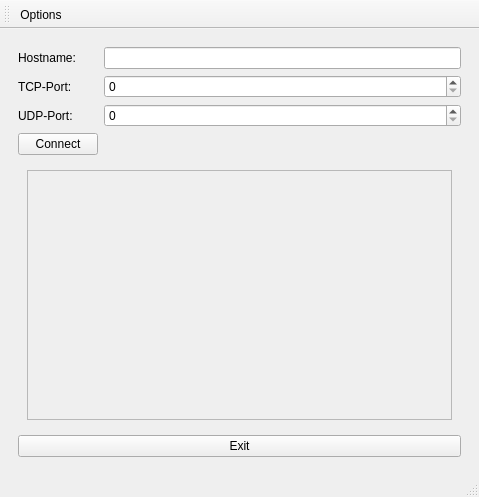
<?xml version="1.0" encoding="UTF-8"?>
<ui version="4.0">
 <class>MainWindow</class>
 <widget class="QMainWindow" name="MainWindow">
  <property name="geometry">
   <rect>
    <x>0</x>
    <y>0</y>
    <width>479</width>
    <height>497</height>
   </rect>
  </property>
  <property name="minimumSize">
   <size>
    <width>479</width>
    <height>402</height>
   </size>
  </property>
  <property name="maximumSize">
   <size>
    <width>479</width>
    <height>99999</height>
   </size>
  </property>
  <property name="windowTitle">
   <string>COVISE Daemon</string>
  </property>
  <property name="toolTip">
   <string/>
  </property>
  <property name="styleSheet">
   <string notr="true"/>
  </property>
  <widget class="QWidget" name="centralwidget">
   <property name="accessibleName">
    <string>COVISE Daemon</string>
   </property>
   <layout class="QHBoxLayout" name="horizontalLayout">
    <item>
     <widget class="QStackedWidget" name="MenuStackedWidget">
      <property name="currentIndex">
       <number>0</number>
      </property>
      <widget class="QWidget" name="page">
       <layout class="QVBoxLayout" name="verticalLayout">
        <item>
         <layout class="QFormLayout" name="formLayout">
          <item row="0" column="0">
           <widget class="QLabel" name="label_3">
            <property name="toolTip">
             <string>&lt;html&gt;&lt;head/&gt;&lt;body&gt;&lt;p&gt;IP-address of the VRB server.&lt;/p&gt;&lt;/body&gt;&lt;/html&gt;</string>
            </property>
            <property name="text">
             <string>Hostname:</string>
            </property>
           </widget>
          </item>
          <item row="1" column="0">
           <widget class="QLabel" name="label_4">
            <property name="toolTip">
             <string>&lt;html&gt;&lt;head/&gt;&lt;body&gt;&lt;p&gt;TCP-port of the VRB server.&lt;/p&gt;&lt;/body&gt;&lt;/html&gt;</string>
            </property>
            <property name="text">
             <string>TCP-Port:</string>
            </property>
           </widget>
          </item>
          <item row="0" column="1">
           <widget class="QLineEdit" name="hostIpf"/>
          </item>
          <item row="3" column="0">
           <widget class="QPushButton" name="connectBtn">
            <property name="toolTip">
             <string>&lt;html&gt;&lt;head/&gt;&lt;body&gt;&lt;p&gt;Send a connection request to the configured VRB server.&lt;/p&gt;&lt;/body&gt;&lt;/html&gt;</string>
            </property>
            <property name="text">
             <string>Connect</string>
            </property>
           </widget>
          </item>
          <item row="3" column="1">
           <widget class="QLabel" name="conncetedLabel">
            <property name="styleSheet">
             <string notr="true">image: url(:/images/redCircle.png);</string>
            </property>
            <property name="text">
             <string/>
            </property>
           </widget>
          </item>
          <item row="2" column="0">
           <widget class="QLabel" name="label_5">
            <property name="toolTip">
             <string>&lt;html&gt;&lt;head/&gt;&lt;body&gt;&lt;p&gt;UDP-Port of the VRB server (optional).&lt;/p&gt;&lt;/body&gt;&lt;/html&gt;</string>
            </property>
            <property name="text">
             <string>UDP-Port:</string>
            </property>
           </widget>
          </item>
          <item row="1" column="1">
           <widget class="QSpinBox" name="tcpInput">
            <property name="maximum">
             <number>65535</number>
            </property>
           </widget>
          </item>
          <item row="2" column="1">
           <widget class="QSpinBox" name="udpInput">
            <property name="maximum">
             <number>65535</number>
            </property>
           </widget>
          </item>
         </layout>
        </item>
        <item>
         <widget class="QStackedWidget" name="InfoStackedWidget">
          <property name="currentIndex">
           <number>0</number>
          </property>
          <widget class="QWidget" name="page_3">
           <layout class="QHBoxLayout" name="horizontalLayout_4">
            <item>
             <layout class="QVBoxLayout" name="verticalLayout_5">
              <item>
               <layout class="QHBoxLayout" name="horizontalLayout_5"/>
              </item>
              <item>
               <layout class="QHBoxLayout" name="horizontalLayout_6">
                <item>
                 <widget class="QScrollArea" name="clientsScrollArea">
                  <property name="widgetResizable">
                   <bool>true</bool>
                  </property>
                  <widget class="QWidget" name="scrollAreaWidgetContents">
                   <property name="geometry">
                    <rect>
                     <x>0</x>
                     <y>0</y>
                     <width>419</width>
                     <height>209</height>
                    </rect>
                   </property>
                  </widget>
                 </widget>
                </item>
               </layout>
              </item>
             </layout>
            </item>
           </layout>
          </widget>
          <widget class="QWidget" name="page_4">
           <widget class="QProgressBar" name="progressBar">
            <property name="enabled">
             <bool>true</bool>
            </property>
            <property name="geometry">
             <rect>
              <x>10</x>
              <y>20</y>
              <width>421</width>
              <height>23</height>
             </rect>
            </property>
            <property name="value">
             <number>24</number>
            </property>
           </widget>
          </widget>
         </widget>
        </item>
        <item>
         <widget class="QPushButton" name="exitBtn">
          <property name="toolTip">
           <string>&lt;html&gt;&lt;head/&gt;&lt;body&gt;&lt;p&gt;Terminate the COVISE Daemon (also from running in background).&lt;/p&gt;&lt;/body&gt;&lt;/html&gt;</string>
          </property>
          <property name="text">
           <string>Exit</string>
          </property>
         </widget>
        </item>
       </layout>
      </widget>
      <widget class="QWidget" name="page_2">
       <layout class="QHBoxLayout" name="horizontalLayout_2">
        <item>
         <layout class="QVBoxLayout" name="verticalLayout_6">
          <item>
           <layout class="QVBoxLayout" name="verticalLayout_10">
            <item>
             <layout class="QFormLayout" name="formLayout_3">
              <item row="0" column="0">
               <widget class="QLabel" name="timeoutLabel">
                <property name="text">
                 <string>Timeout:</string>
                </property>
               </widget>
              </item>
              <item row="1" column="0">
               <widget class="QLabel" name="label_2">
                <property name="text">
                 <string>Autostart:</string>
                </property>
               </widget>
              </item>
              <item row="2" column="0">
               <widget class="QLabel" name="label_6">
                <property name="text">
                 <string>Autoconnect</string>
                </property>
               </widget>
              </item>
              <item row="3" column="0">
               <widget class="QLabel" name="label_7">
                <property name="text">
                 <string>Run in background</string>
                </property>
               </widget>
              </item>
              <item row="4" column="0">
               <widget class="QLabel" name="label_8">
                <property name="text">
                 <string>Start minimized</string>
                </property>
               </widget>
              </item>
              <item row="5" column="0">
               <widget class="QLabel" name="label_9">
                <property name="text">
                 <string>Args</string>
                </property>
               </widget>
              </item>
              <item row="0" column="1">
               <widget class="QSlider" name="timeoutSlider">
                <property name="orientation">
                 <enum>Qt::Horizontal</enum>
                </property>
               </widget>
              </item>
              <item row="1" column="1">
               <widget class="QCheckBox" name="autostartCheckBox">
                <property name="text">
                 <string/>
                </property>
               </widget>
              </item>
              <item row="2" column="1">
               <widget class="QCheckBox" name="autoconnectCheckBox">
                <property name="text">
                 <string/>
                </property>
               </widget>
              </item>
              <item row="3" column="1">
               <widget class="QCheckBox" name="backgroundCheckBox">
                <property name="text">
                 <string/>
                </property>
               </widget>
              </item>
              <item row="4" column="1">
               <widget class="QCheckBox" name="minimizedCheckBox">
                <property name="text">
                 <string/>
                </property>
               </widget>
              </item>
              <item row="5" column="1">
               <widget class="QLineEdit" name="cmdArgsInput"/>
              </item>
             </layout>
            </item>
            <item>
             <layout class="QVBoxLayout" name="verticalLayout_11">
              <item>
               <widget class="QTabWidget" name="childTabs"/>
              </item>
             </layout>
            </item>
           </layout>
          </item>
         </layout>
        </item>
       </layout>
      </widget>
     </widget>
    </item>
   </layout>
  </widget>
  <widget class="QStatusBar" name="statusbar"/>
  <widget class="QToolBar" name="toolBar">
   <property name="sizePolicy">
    <sizepolicy hsizetype="Preferred" vsizetype="Fixed">
     <horstretch>0</horstretch>
     <verstretch>0</verstretch>
    </sizepolicy>
   </property>
   <property name="maximumSize">
    <size>
     <width>700</width>
     <height>16777215</height>
    </size>
   </property>
   <property name="windowTitle">
    <string>toolBar</string>
   </property>
   <attribute name="toolBarArea">
    <enum>TopToolBarArea</enum>
   </attribute>
   <attribute name="toolBarBreak">
    <bool>false</bool>
   </attribute>
   <addaction name="actionSideMenuAction"/>
  </widget>
  <action name="actionSideMenuAction">
   <property name="icon">
    <iconset resource="resources.qrc">
     <normaloff>:/images/menu.png</normaloff>:/images/menu.png</iconset>
   </property>
   <property name="text">
    <string>Options</string>
   </property>
  </action>
 </widget>
 <resources>
  <include location="resources.qrc"/>
 </resources>
 <connections/>
</ui>
